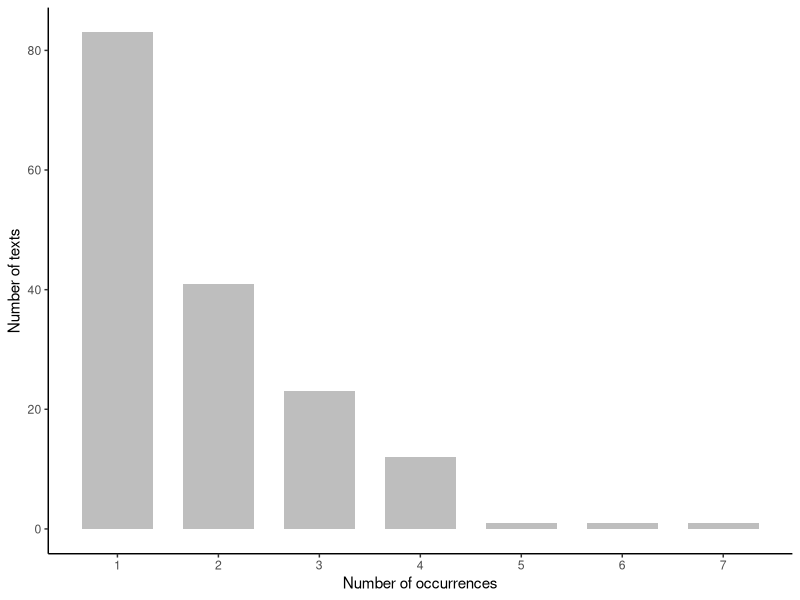
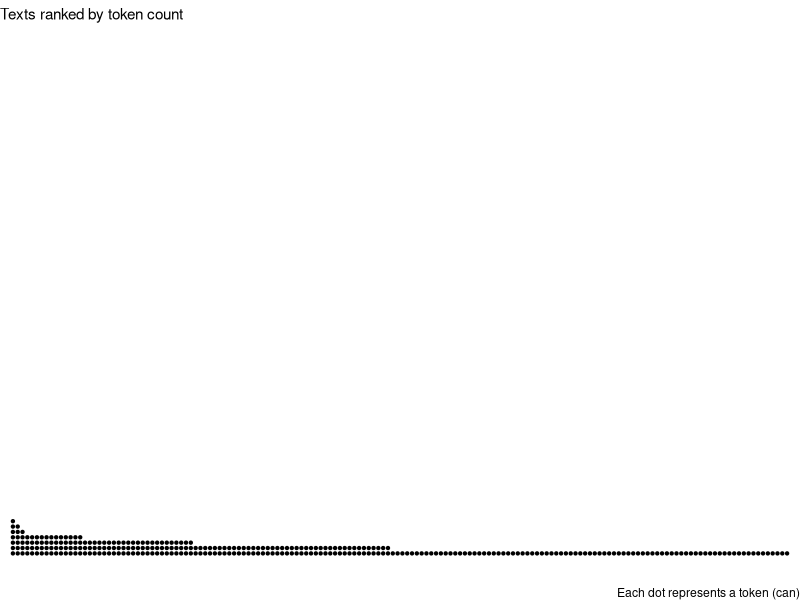

The R source for these figures, in order:
## ---- chunk 1
#| code-fold: true
#| code-summary: "R setup"
#| message: false
#| warning: false

library(tidyverse)

d <- read_tsv("./data/modals_data.tsv")
## ---- chunk 2
#| fig-cap: "Distribution of token counts across texts."
#| label: fig-token-counts
#| fig-height: 2
#| fig-width: 2.2
#| column: margin
#| code-fold: true
#| code-summary: "R code: Figure 1"
#| warning: false
#| message: false

d |> 
  group_by(text_id) |> 
  tally() |> 
  group_by(n) |> 
  tally() |> 
  ggplot(aes(x=n, y=nn)) + 
  geom_col(width = .7, fill="grey") +
  theme_classic() +
  scale_x_continuous(breaks = 1:7) +
  xlab("Number of occurrences") +
  ylab("Number of texts")
## ---- chunk 3
#| fig-cap: "Distribuition of tokens across texts."
#| label: fig-tokens
#| fig-height: 1
#| fig-width: 6
#| code-fold: true
#| code-summary: "R code: Figure 2"
#| warning: false
#| message: false

d |>  
  group_by(text_id) |> 
  mutate(n_tokens = n()) |> 
  ungroup() |> 
  ggplot(aes(x=reorder(text_id, -n_tokens))) + 
  geom_dotplot(dotsize = .13, stackratio=1.6) +
  theme_void() +
  labs(subtitle="Texts ranked by token count",
       caption = "Each dot represents a token (can)")
## ---- chunk 4
d$original_order <- 1:nrow(d)
## ---- chunk 5
d$random_order <- sample(
  1:nrow(d), 
  nrow(d), 
  replace=F)
## ---- chunk 6
d <- d[order(d$text_id),]
## ---- chunk 7
text_list <- unique(d$text_id)
text_list <- sort(text_list)
## ---- chunk 8
ds_order <- NA
## ---- chunk 9
for(i in 1:length(text_list)){  # (1)
  
  n_tokens <- sum(              # (2)
    d$text_id == text_list[i])  # 
  
  shuffled <- sample(           # (3)
    1:n_tokens,                 #
    size = n_tokens,            #
    replace = FALSE)            #
  
  ds_order <- append(           # (4)
    ds_order,                   #
    shuffled)                   #
}
## ---- chunk 10
ds_order
## ---- chunk 11
ds_order <- ds_order[-1]
## ---- chunk 12
d$ds_order <- ds_order
## ---- chunk 13
d <- d[order(d$ds_order, 
             d$random_order),]
## ---- chunk 14
head(d)
